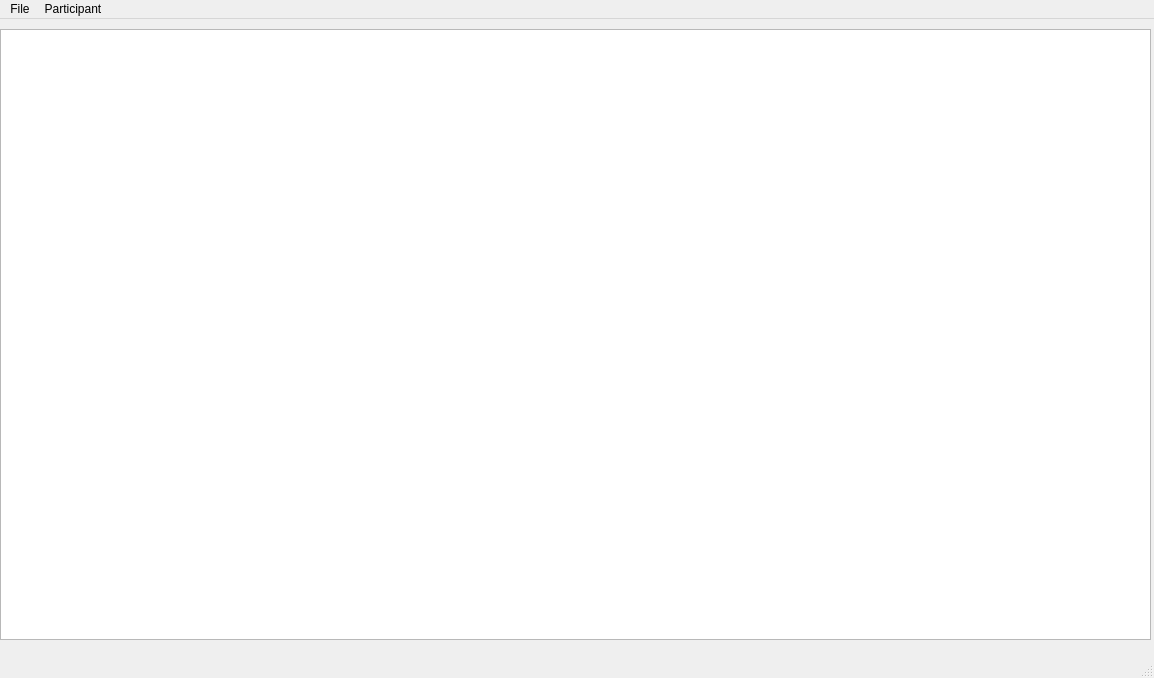
<?xml version="1.0" encoding="UTF-8"?>
<ui version="4.0">
 <class>MainWindow</class>
 <widget class="QMainWindow" name="MainWindow">
  <property name="geometry">
   <rect>
    <x>0</x>
    <y>0</y>
    <width>1154</width>
    <height>678</height>
   </rect>
  </property>
  <property name="windowTitle">
   <string>MainWindow</string>
  </property>
  <property name="tabShape">
   <enum>QTabWidget::Rounded</enum>
  </property>
  <widget class="QWidget" name="centralwidget">
   <widget class="QTableView" name="tableView">
    <property name="geometry">
     <rect>
      <x>0</x>
      <y>10</y>
      <width>1151</width>
      <height>611</height>
     </rect>
    </property>
    <property name="contextMenuPolicy">
     <enum>Qt::DefaultContextMenu</enum>
    </property>
    <property name="acceptDrops">
     <bool>true</bool>
    </property>
    <property name="selectionMode">
     <enum>QAbstractItemView::SingleSelection</enum>
    </property>
    <property name="selectionBehavior">
     <enum>QAbstractItemView::SelectRows</enum>
    </property>
   </widget>
  </widget>
  <widget class="QStatusBar" name="statusbar"/>
  <widget class="QMenuBar" name="menubar">
   <property name="geometry">
    <rect>
     <x>0</x>
     <y>0</y>
     <width>1154</width>
     <height>32</height>
    </rect>
   </property>
   <widget class="QMenu" name="menuSearchParticipant">
    <property name="enabled">
     <bool>true</bool>
    </property>
    <property name="acceptDrops">
     <bool>false</bool>
    </property>
    <property name="title">
     <string>File</string>
    </property>
   </widget>
   <widget class="QMenu" name="menuEditar_alumne">
    <property name="title">
     <string>Participant</string>
    </property>
    <widget class="QMenu" name="menuEdit_participant">
     <property name="title">
      <string>Edit participant</string>
     </property>
     <addaction name="actionChange_email"/>
    </widget>
    <addaction name="actionSearch_Participant"/>
    <addaction name="menuEdit_participant"/>
    <addaction name="actionDownload_participant_files"/>
   </widget>
   <addaction name="menuSearchParticipant"/>
   <addaction name="menuEditar_alumne"/>
  </widget>
  <action name="actionDescarregar_Documentaci">
   <property name="enabled">
    <bool>true</bool>
   </property>
   <property name="text">
    <string>Descarregar Documentació</string>
   </property>
  </action>
  <action name="actionSearch_Participant">
   <property name="text">
    <string>Search participant</string>
   </property>
  </action>
  <action name="actionChange_email">
   <property name="text">
    <string>Change email</string>
   </property>
  </action>
  <action name="actionDownload_participant_files">
   <property name="text">
    <string>Download participant files</string>
   </property>
  </action>
 </widget>
 <resources/>
 <connections/>
</ui>
